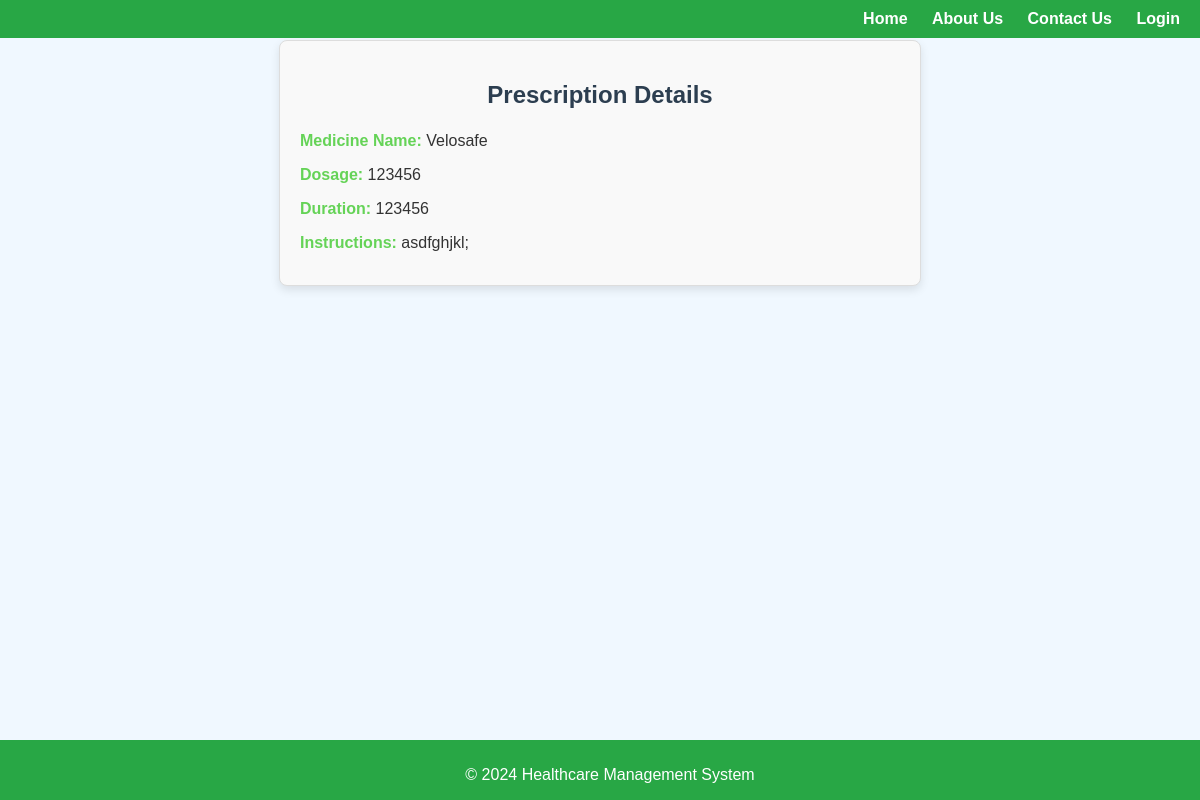
The page /medical/view-prescriptions/8/ on the database its author committed.
### medical/models.py (models this page shows, shortened)
class Prescription(models.Model):
    appointment = models.OneToOneField(Appointment, on_delete=models.CASCADE)
    medicine_name = models.CharField(max_length=255)
    dosage = models.CharField(max_length=100)
    duration = models.CharField(max_length=100)
    instructions = models.TextField()

### medical/views.py (the view)
# urls.py: path('view-prescriptions/<int:appointment_id>/', ViewPrescriptionView.as_view(), name='view_specific_prescription'),
class ViewPrescriptionView(DetailView):
    model = Prescription
    template_name = 'medical/view_prescriptions.html'
    context_object_name = 'prescription'
    def get_object(self):
        appointment_id = self.kwargs.get('appointment_id')
        appointment = get_object_or_404(Appointment, appointment_id=appointment_id)
        return get_object_or_404(Prescription, appointment=appointment)

### medical/templates/medical/view_prescriptions.html (shortened to what this page needs)
{% extends 'user/base.html' %}
{% block content %}
<div class="prescription-container">
    <h2>Prescription Details</h2>
    <p><strong>Medicine Name:</strong> {{ prescription.medicine_name }}</p>
    <p><strong>Dosage:</strong> {{ prescription.dosage }}</p>
    <p><strong>Duration:</strong> {{ prescription.duration }}</p>
    <p><strong>Instructions:</strong> {{ prescription.instructions }}</p>
</div>
{% endblock %}

### user/static/css/style2.css (style rules this page uses)
body { font-family: 'Arial', sans-serif; background-color: #f0f8ff; color: #333; padding-bottom: 60px; margin: 0; min-height: 80vh; box-sizing: border-box; }
h2 { color: #28a745; text-align: center; }

### medical/templates/medical/view_prescriptions.html (style rules this page uses)
.prescription-container { max-width: 600px; margin: 40px auto; padding: 20px; background-color: #f9f9f9; border-radius: 8px; box-shadow: 0px 4px 10px rgba(0, 0, 0, 0.1); border: 1px solid #ddd; }
.prescription-container h2 { text-align: center; color: #2c3e50; margin-bottom: 20px; }
.prescription-container p { font-size: 16px; margin: 10px 0; line-height: 1.5; color: #333; }
.prescription-container p strong { color: #65d357; }

### rows shown on the page
Prescription: medicine_name "Velosafe", dosage "123456", duration "123456", instructions "asdfghjkl;"
